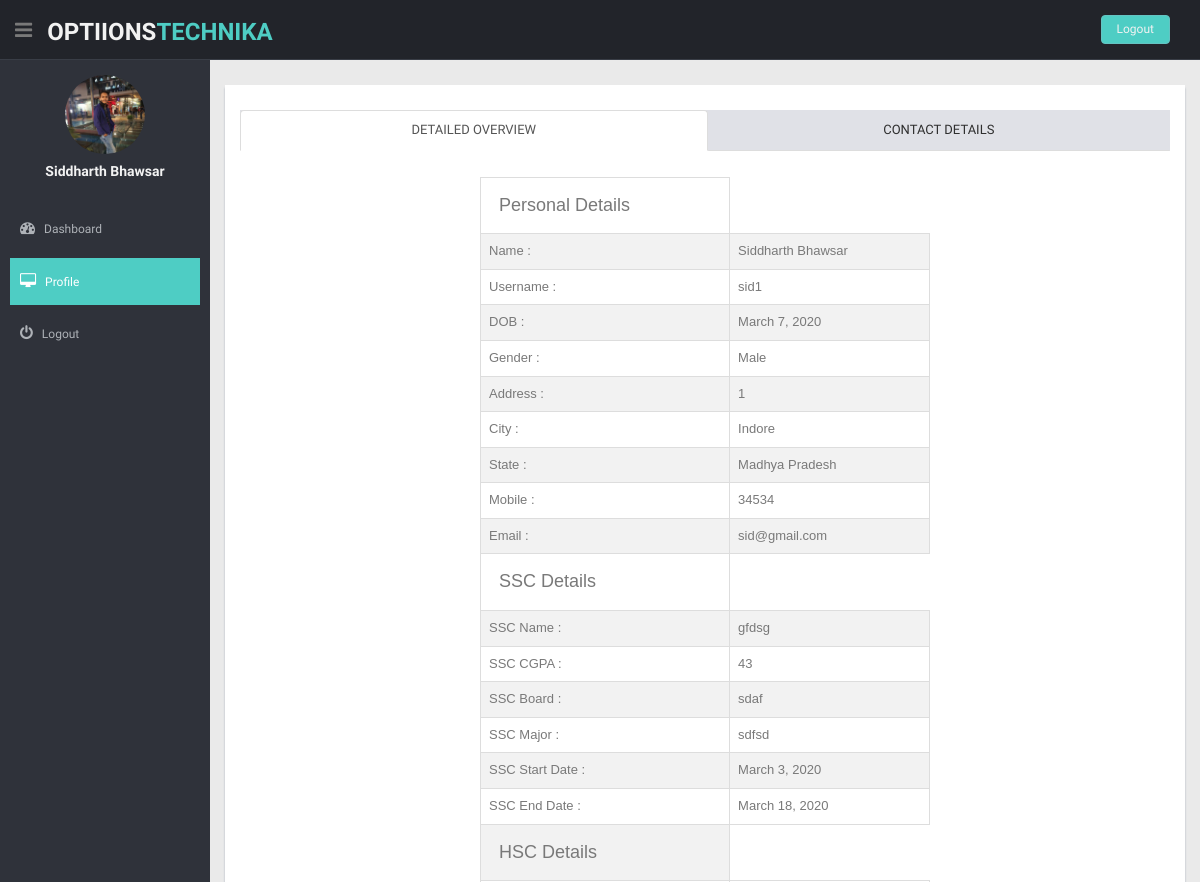
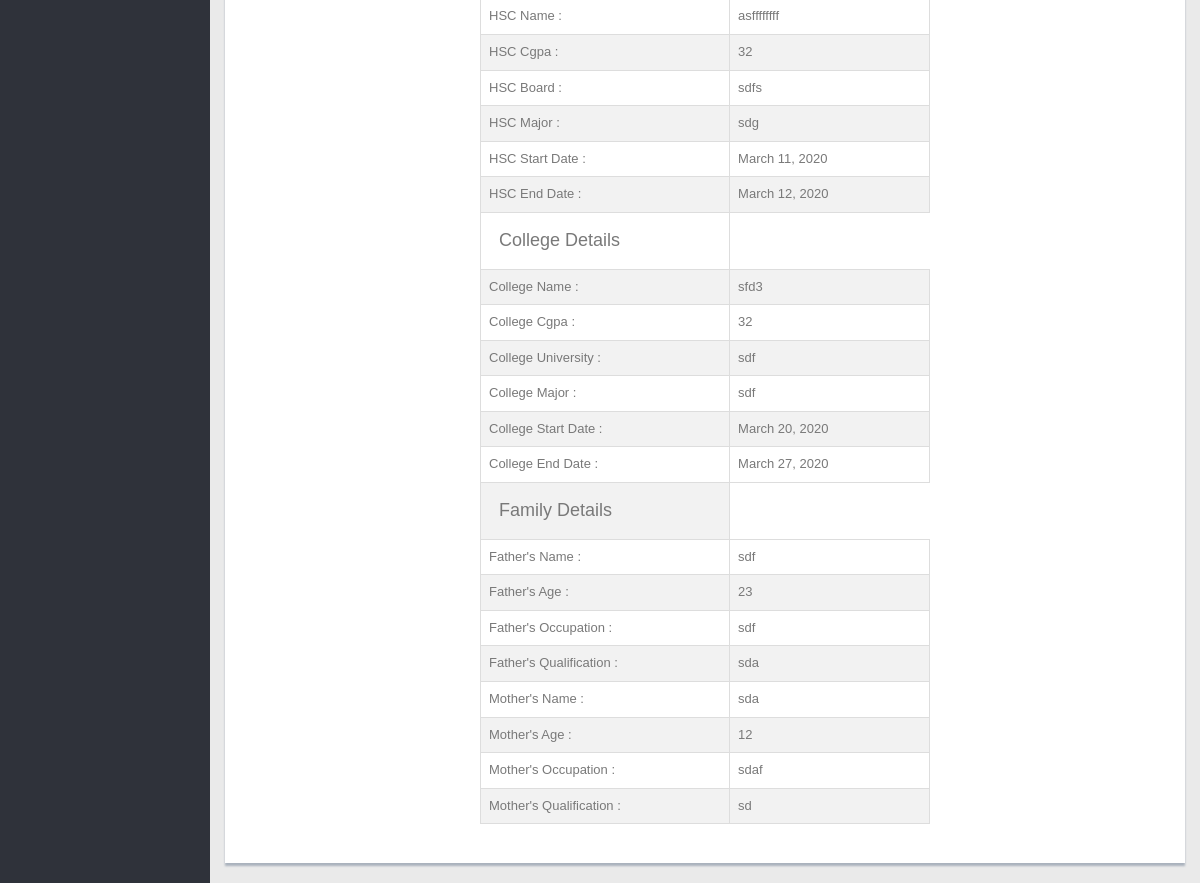
The app's page /stu_pro/sid1 (signed in) with its own data (2 pictures, top to bottom).
### OptionsTechnikaApp/models.py (models this page shows, shortened)
class register_model(models.Model):
    fullname = models.CharField(max_length=60)
    username=models.CharField(max_length=30)
    pro_pic=models.ImageField()
    dob = models.DateField()
    gender = models.CharField(max_length=10)
    address = models.CharField(max_length=150)
    city= models.CharField(max_length=20)
    state = models.CharField(max_length=20)
    pno = models.CharField(max_length=13)
    email = models.EmailField(max_length=50,primary_key=True)
    pass1 = models.CharField(max_length=50)
    pass2=models.CharField(max_length=50)
    inst_name_10= models.CharField(max_length=50)
    cgpa_10 = models.IntegerField()
    board_10= models.CharField(max_length=40)
    major_10 = models.CharField(max_length=20)
    start_date_10=models.DateField()
    end_date_10=models.DateField()
    inst_name_12= models.CharField(max_length=50)
    cgpa_12= models.IntegerField()
    board_12= models.CharField(max_length=40)
    major_12 = models.CharField(max_length=20)
    start_date_12=models.DateField()
    end_date_12=models.DateField()
    inst_name_clg= models.CharField(max_length=50)
    cgpa_clg = models.IntegerField()
    uni_clg= models.CharField(max_length=50)
    major_clg = models.CharField(max_length=20)
    start_date_clg=models.DateField()
    end_date_clg=models.DateField()
    fath_name = models.CharField(max_length=50)
    fath_age = models.IntegerField()
    fath_occ = models.CharField(max_length=25)
    fath_qua = models.CharField(max_length=20)
    moth_name = models.CharField(max_length=50)
    moth_age = models.IntegerField()
    moth_occ = models.CharField(max_length=25)
    moth_qua = models.CharField(max_length=20)
    company = models.CharField(max_length=20)
    course = models.CharField(max_length=30)

### OptionsTechnikaApp/views.py (the view)
# urls.py: path('stu_pro/<username>',views.stu_profile),
@login_required
def stu_profile(request,username):
    profile_lst=register_model.objects.filter(username=username)
    return render(request,"Dashboard/stu_profile.html",{"profile_lst":profile_lst})

### templates/Dashboard/stu_profile.html (shortened to what this page needs)
{% load static %}
<!DOCTYPE html>
<html lang="en">
<head>
  <link href="{% static 'lib/bootstrap/css/bootstrap.min.css' %}" rel="stylesheet">
  <link href="{% static 'lib/font-awesome/css/font-awesome.css' %}" rel="stylesheet" />
  <link rel="stylesheet" type="text/css" href="{% static 'css/zabuto_calendar.css' %}">
  <link href="{% static 'css/style2.css' %}" rel="stylesheet">
  <link href="{% static 'css/style-responsive.css' %}" rel="stylesheet">
</head>
<body>
  {% for detail in profile_lst %}
  <section id="container">
    <header class="header black-bg">
      <div class="sidebar-toggle-box">
        <div class="fa fa-bars tooltips" data-placement="right" data-original-title="Toggle Navigation"></div>
      </div>
      <a href="index.html" class="logo"><b>OPTIIONS<span>TECHNIKA</span></b></a>
      <div class="top-menu">
        <ul class="nav pull-right top-menu">
          <li><a class="logout" href="/logout">Logout</a></li>
        </ul>
      </div>
    </header>
    <aside>
      <div id="sidebar" class="nav-collapse ">
        <ul class="sidebar-menu" id="nav-accordion">
          <p class="centered"><a href="#"><img src="{{detail.pro_pic.url}}" class="img-circle" width="80"></a></p>
          <h5 class="centered">{{detail.fullname}}</h5>
          <li class="mt">
            <a href="/student/{{detail.username}}">
              <i class="fa fa-dashboard"></i>
              <span>Dashboard</span>
              </a>
          </li>
          <li class="sub-menu">
            <a class="active" href="#">
              <i class="fa fa-desktop"></i>
              <span>Profile</span>
              </a>
          </li>
          <li class="sub-menu">
            <a href="/logout">
              <i class="fa fa-power-off"></i>
              <span>Logout</span>
              </a>
          </li>
        </ul>
      </div>
    </aside>
  <section id="main-content">
      <section class="wrapper site-min-height">
          <div class="col-lg-12 mt">
            <div class="row content-panel">
              <div class="panel-heading">
                <ul class="nav nav-tabs nav-justified">
                  <li class="active">
                    <a data-toggle="tab" href="#overview">Detailed Overview</a>
                  </li>
                  <li>
                    <a data-toggle="tab" href="#contact" class="contact-map">Contact Details</a>
                  </li>
                </ul>
              </div>
              <div class="panel-body">
                <div class="tab-content">
                  <div id="overview" class="tab-pane active">
                    <div class="row">
                      <div class="col-md-3"></div>
                    <div class="col-md-6">
                      <table id="customers" align="center">
                        <tr>
                          <td><b><h4>Personal Details<h4></b></td>
                        </tr>
                        <tr>
                          <td>Name :</td>
                          <td>{{detail.fullname}}</td>
                        </tr>
                        <tr>
                          <td>Username :</td>
                          <td>{{detail.username}}</td>
                        </tr>
                        <tr>
                          <td>DOB :</td>
                          <td>{{detail.dob}}</td>
                        </tr>
                        <tr>
                          <td>Gender :</td>
                          <td>{{detail.gender}}</td>
                        </tr>
                        <tr>
                          <td>Address :</td>
                          <td>{{detail.address}}</td>
                        </tr><tr>
                          <td>City :</td>
                          <td>{{detail.city}}</td>
                        </tr>
                        <tr>
                          <td>State :</td>
                          <td>{{detail.state}}</td>
                        </tr>
                        <tr>
                          <td>Mobile :</td>
                          <td>{{detail.pno}}</td>
                        </tr>
                        <tr>
                          <td>Email :</td>
                          <td>{{detail.email}}</td>
                        </tr>
                        <tr>
                          <td><b><h4>SSC Details<h4></b></td>
                        </tr>
                        <tr>
                          <td>SSC Name :</td>
                          <td>{{detail.inst_name_10}}</td>
                        </tr>
                        <tr>
                          <td>SSC CGPA :</td>
                          <td>{{detail.cgpa_10}}</td>
                        </tr>
                        <tr>
                          <td>SSC Board :</td>
                          <td>{{detail.board_10}}</td>
                        </tr>
                        <tr>
                          <td>SSC Major :</td>
                          <td>{{detail.major_10}}</td>
                        </tr>
                        <tr>
                          <td>SSC Start Date :</td>
                          <td>{{detail.start_date_10}}</td>
                        </tr>
                        <tr>
                          <td>SSC End Date :</td>
                          <td>{{detail.end_date_10}}</td>
                        </tr>
                        <tr>
                          <td><b><h4>HSC Details<h4></b></td>
                        </tr>
                        <tr>
                          <td>HSC Name :</td>
                          <td>{{detail.inst_name_12}}</td>
                        </tr>
                        <tr>
                        <td>HSC Cgpa :</td>
                        <td>{{detail.cgpa_12}}</td>
                      </tr>
                      <tr>
                        <td>HSC Board :</td>
                        <td>{{detail.board_12}}</td>
                      </tr>
                      <tr>
                        <td>HSC Major :</td>
                        <td>{{detail.major_12}}</td>
                      </tr>
                      <tr>
                        <td>HSC Start Date :</td>
                        <td>{{detail.start_date_12}}</td>
                      </tr>
                      <tr>
                        <td>HSC End Date :</td>
                        <td>{{detail.end_date_12}}</td>
                      </tr>
                      <tr>
                        <td><b><h4>College Details<h4></b></td>
                      </tr>
                      <tr>
                        <td>College Name :</td>
                        <td>{{detail.inst_name_clg}}</td>
                      </tr>
                      <tr>
                      <td>College Cgpa :</td>
                      <td>{{detail.cgpa_clg}}</td>
                    </tr>
                    <tr>
                      <td>College University :</td>
                      <td>{{detail.uni_clg}}</td>
                    </tr>
                    <tr>
                      <td>College Major :</td>
                      <td>{{detail.major_clg}}</td>
                    </tr>
                    <tr>
                      <td>College Start Date :</td>
                      <td>{{detail.start_date_clg}}</td>
                    </tr>
                    <tr>
                      <td>College End Date :</td>
                      <td>{{detail.end_date_clg}}</td>
                    </tr>
                    <tr>
                      <td><b><h4>Family Details<h4></b></td>
                    </tr>
                    <tr>
                      <td>Father's Name :</td>
                      <td>{{detail.fath_name}}</td>
                    </tr>
                    <tr>
                    <td>Father's Age :</td>
                    <td>{{detail.fath_age}}</td>
                  </tr>
                  <tr>
                    <td>Father's Occupation :</td>
                    <td>{{detail.fath_occ}}</td>
                  </tr>
                  <tr>
                    <td>Father's Qualification :</td>
                    <td>{{detail.fath_qua}}</td>
                  </tr>
                  <tr>
                    <td>Mother's Name :</td>
                    <td>{{detail.moth_name}}</td>
                  </tr>
                  <tr>
                  <td>Mother's Age :</td>
                  <td>{{detail.moth_age}}</td>
                </tr>
                <tr>
                  <td>Mother's Occupation :</td>
                  <td>{{detail.moth_occ}}</td>
                </tr>
                <tr>
                  <td>Mother's Qualification :</td>
                  <td>{{detail.moth_qua}}</td>
                </tr>
              </table>
                        <br>
                     </div>
                    </div>
                  </div>
                </div>
              </div>
            </div>
          </div>
      </section>
    </section>
      </section>
  {% endfor %}
</body>
</html>

### static/css/style2.css (style rules this page uses)
body { color: #797979; background: #eaeaea; font-family: 'Ruda', sans-serif; padding: 0px !important; margin: 0px !important; font-size:13px; }
ul li { list-style: none; }
a, a:hover, a:focus { text-decoration: none; outline: none; }
#container { width: 100%; height: 100%; }
.centered { text-align: center; }
.mt { margin-top: 25px; }
ul.top-menu > li > .logout { color: #f2f2f2; font-size: 12px; border-radius: 4px; -webkit-border-radius: 4px; border: 1px solid #64c3c2 !important; padding: 5px 15px; margin-right: 15px; background: #4ECDC4; margin-top: 15px; }
#sidebar { width: 210px; height: 100%; position: fixed; background: #2f323a; }
#sidebar h5 { color: #f2f2f2; font-weight: 700; }
#sidebar ul li { position: relative; }
ul.sidebar-menu , ul.sidebar-menu li ul.sub { margin: -2px 0 0; padding: 0; }
ul.sidebar-menu { margin-top: 75px; }
ul.sidebar-menu li { margin-bottom: 5px; margin-left:10px; margin-right:10px; }
ul.sidebar-menu li.sub-menu { line-height: 15px; }
ul.sidebar-menu li a span { display: inline-block; }
ul.sidebar-menu li a { color: #aeb2b7; text-decoration: none; display: block; padding: 15px 0 15px 10px; font-size: 12px; outline: none; -webkit-transition: all 0.3s ease; -moz-transition: all 0.3s ease; -o-transition: all 0.3s ease; -ms-transition: all 0.3s ease; transition: all 0.3s ease; }
ul.sidebar-menu li a.active, ul.sidebar-menu li a:hover, ul.sidebar-menu li a:focus { background: #4ECDC4; color: #fff; display: block; -webkit-transition: all 0.3s ease; -moz-transition: all 0.3s ease; -o-transition: all 0.3s ease; -ms-transition: all 0.3s ease; transition: all 0.3s ease; }
ul.sidebar-menu li a i { font-size: 15px; padding-right: 6px; }
ul.sidebar-menu li a.active i { color: #fff; }
#main-content { margin-left: 210px; }
.header, .footer { min-height: 60px; padding: 0 15px; }
.header { position: fixed; left: 0; right: 0; z-index: 1002; }
.black-bg { background: #22242a; border-bottom: 1px solid #393d46; }
.wrapper { display: inline-block; margin-top: 60px; padding-left: 15px; padding-right: 15px; padding-bottom: 15px; padding-top: 0px; width: 100%; }
a.logo { font-size: 24px; color: #f2f2f2; float: left; margin-top: 15px; text-transform: uppercase; }
a.logo b { font-weight: 900; }
a.logo span { color: #4ECDC4; }
#top_menu .nav > li, ul.top-menu > li { float: left; }
ul.top-menu > li > a { color: #666666; font-size: 16px; border-radius: 4px; -webkit-border-radius: 4px; border:1px solid #666666 !important; padding: 2px 6px; margin-right: 15px; }
.sidebar-toggle-box { float: left; padding-right: 15px; margin-top: 20px; }
.sidebar-toggle-box .fa-bars { cursor: pointer; display: inline-block; font-size: 20px; }
.content-panel { background: #ffffff; box-shadow: 0px 3px 2px #aab2bd; padding-top: 15px; padding-bottom: 5px; }
.content-panel h4 { margin-left: 10px; }
.panel-heading .nav { border: medium none; font-size: 13px; margin-left: 0px; margin-right: 0px; text-transform: uppercase; }
.nav-tabs { background: #e0e1e7; }
.nav-tabs a { color: #2f2f2f; }
.site-min-height { min-height: 900px; }

### templates/Dashboard/stu_profile.html (style rules this page uses)
#customers { font-family: "Trebuchet MS", Arial, Helvetica, sans-serif; border-collapse: collapse; width: 100%; }
#customers td, #customers th { border: 1px solid #ddd; padding: 8px; }
#customers tr:nth-child(even) { background-color: #f2f2f2; }

### records on screen
register_model: pro_pic (picture), fullname "Siddharth Bhawsar", username "sid1", dob "March 7, 2020", gender "Male", address "1", city "Indore", state "Madhya Pradesh", pno "34534", email "sid@gmail.com", inst_name_10 "gfdsg", cgpa_10 "43", board_10 "sdaf", major_10 "sdfsd", start_date_10 "March 3, 2020", end_date_10 "March 18, 2020", inst_name_12 "asffffffff", cgpa_12 "32", board_12 "sdfs", major_12 "sdg", start_date_12 "March 11, 2020", end_date_12 "March 12, 2020", inst_name_clg "sfd3", cgpa_clg "32", uni_clg "sdf", major_clg "sdf", start_date_clg "March 20, 2020", end_date_clg "March 27, 2020", fath_name "sdf", fath_age "23", fath_occ "sdf", fath_qua "sda", moth_name "sda", moth_age "12", moth_occ "sdaf", moth_qua "sd"
